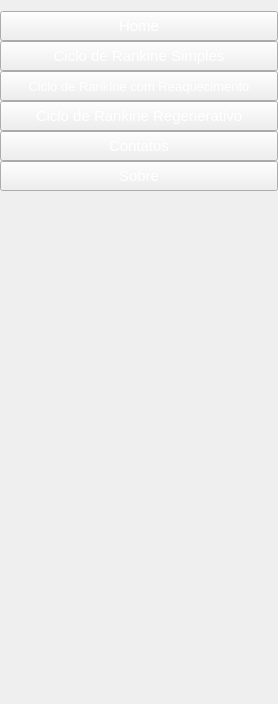
            <widget class="QWidget" name="page">
             <property name="geometry">
              <rect>
               <x>0</x>
               <y>0</y>
               <width>278</width>
               <height>704</height>
              </rect>
             </property>
             <property name="styleSheet">
              <string notr="true">color: rgb(255, 255, 255);</string>
             </property>
             <attribute name="label">
              <string>MENU</string>
             </attribute>
             <layout class="QVBoxLayout" name="verticalLayout_4">
              <property name="spacing">
               <number>0</number>
              </property>
              <property name="leftMargin">
               <number>0</number>
              </property>
              <property name="topMargin">
               <number>11</number>
              </property>
              <property name="rightMargin">
               <number>0</number>
              </property>
              <property name="bottomMargin">
               <number>0</number>
              </property>
              <item>
               <widget class="QPushButton" name="btn_home">
                <property name="minimumSize">
                 <size>
                  <width>0</width>
                  <height>30</height>
                 </size>
                </property>
                <property name="font">
                 <font>
                  <pointsize>11</pointsize>
                 </font>
                </property>
                <property name="cursor">
                 <cursorShape>OpenHandCursor</cursorShape>
                </property>
                <property name="styleSheet">
                 <string notr="true">color: rgb(255, 255, 255);</string>
                </property>
                <property name="text">
                 <string>Home</string>
                </property>
                <property name="icon">
                 <iconset resource="icons.qrc">
                  <normaloff>:/icons/icons/home.png</normaloff>:/icons/icons/home.png</iconset>
                </property>
               </widget>
              </item>
              <item>
               <widget class="QPushButton" name="btn_simples">
                <property name="minimumSize">
                 <size>
                  <width>0</width>
                  <height>30</height>
                 </size>
                </property>
                <property name="font">
                 <font>
                  <pointsize>11</pointsize>
                 </font>
                </property>
                <property name="cursor">
                 <cursorShape>OpenHandCursor</cursorShape>
                </property>
                <property name="styleSheet">
                 <string notr="true">color: rgb(255, 255, 255);</string>
                </property>
                <property name="text">
                 <string>Ciclo de Rankine Simples</string>
                </property>
               </widget>
              </item>
              <item>
               <widget class="QPushButton" name="btn_reaquecimento">
                <property name="minimumSize">
                 <size>
                  <width>0</width>
                  <height>30</height>
                 </size>
                </property>
                <property name="font">
                 <font>
                  <pointsize>10</pointsize>
                 </font>
                </property>
                <property name="cursor">
                 <cursorShape>OpenHandCursor</cursorShape>
                </property>
                <property name="styleSheet">
                 <string notr="true">color: rgb(255, 255, 255);</string>
                </property>
                <property name="text">
                 <string>Ciclo de Rankine com Reaquecimento</string>
                </property>
               </widget>
              </item>
              <item>
               <widget class="QPushButton" name="btn_regenerativo">
                <property name="minimumSize">
                 <size>
                  <width>0</width>
                  <height>30</height>
                 </size>
                </property>
                <property name="font">
                 <font>
                  <pointsize>11</pointsize>
                 </font>
                </property>
                <property name="cursor">
                 <cursorShape>OpenHandCursor</cursorShape>
                </property>
                <property name="styleSheet">
                 <string notr="true">color: rgb(255, 255, 255);</string>
                </property>
                <property name="text">
                 <string>Ciclo de Rankine Regenerativo</string>
                </property>
               </widget>
              </item>
              <item>
               <widget class="QPushButton" name="btn_contatos">
                <property name="minimumSize">
                 <size>
                  <width>0</width>
                  <height>30</height>
                 </size>
                </property>
                <property name="font">
                 <font>
                  <pointsize>11</pointsize>
                 </font>
                </property>
                <property name="cursor">
                 <cursorShape>OpenHandCursor</cursorShape>
                </property>
                <property name="styleSheet">
                 <string notr="true">color: rgb(255, 255, 255);</string>
                </property>
                <property name="text">
                 <string>Contatos</string>
                </property>
               </widget>
              </item>
              <item>
               <widget class="QPushButton" name="btn_sobre">
                <property name="minimumSize">
                 <size>
                  <width>0</width>
                  <height>30</height>
                 </size>
                </property>
                <property name="font">
                 <font>
                  <pointsize>11</pointsize>
                 </font>
                </property>
                <property name="cursor">
                 <cursorShape>OpenHandCursor</cursorShape>
                </property>
                <property name="styleSheet">
                 <string notr="true">color: rgb(255, 255, 255);</string>
                </property>
                <property name="text">
                 <string>Sobre</string>
                </property>
               </widget>
              </item>
              <item>
               <spacer name="verticalSpacer">
                <property name="orientation">
                 <enum>Qt::Vertical</enum>
                </property>
                <property name="sizeHint" stdset="0">
                 <size>
                  <width>20</width>
                  <height>40</height>
                 </size>
                </property>
               </spacer>
              </item>
             </layout>
            </widget>
